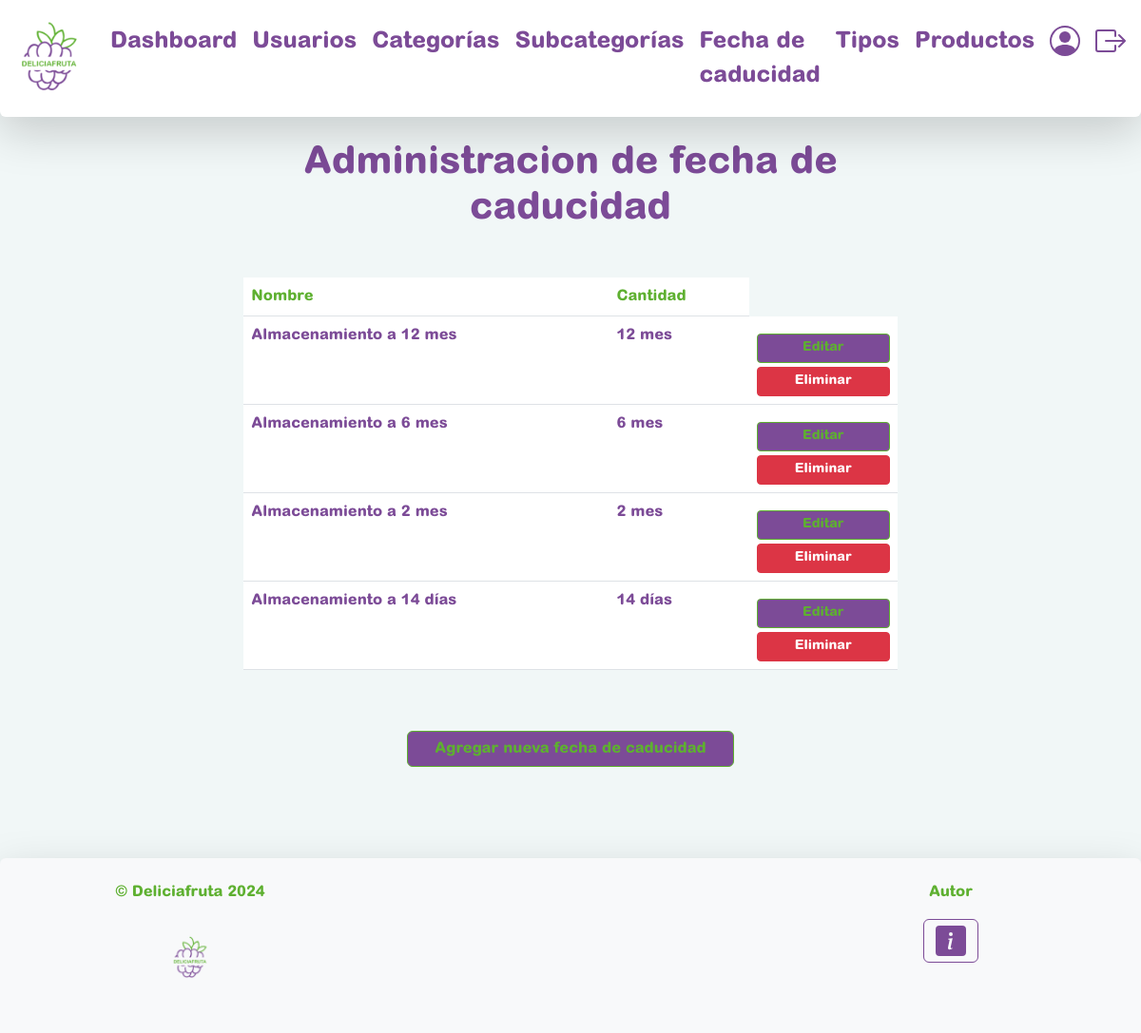
Page /admin/index.php?sec=admin_idoniedad (signed in) on the committed database.
### tables this page shows
CREATE TABLE `idoniedad` (
  `id` int(10) UNSIGNED NOT NULL,
  `nombre_completo` varchar(256) NOT NULL,
  `cantidad` varchar(256) NOT NULL
);

### class/Idoniedad.php (called while the page is built, shortened)
<?php
class Idoniedad
    {
        protected $id;
        protected $nombre_completo;
        protected $cantidad;
        public function catalogo_completo(): array
        {
            $conexion = Conexion::getConexion();
            $query = "SELECT * FROM idoniedad";
            $PDOStatement = $conexion->prepare($query);
            $PDOStatement->setFetchMode(PDO::FETCH_CLASS, self::class);
            $PDOStatement->execute();
            $catalogo = $PDOStatement->fetchAll();
            return $catalogo;
        }
        public function getId()
        {
            return $this->id;
        }
        public function getNombreCompleto()
        {
            return $this->nombre_completo;
        }
        public function getCantidad()
        {
            return $this->cantidad;
        }
    }

### admin/views/admin_idoniedad.php (the view, shortened to what this page needs)
<?php
    $idoniedades = (new Idoniedad())->catalogo_completo();
?>
<div class="container my-5">
    <div class="row justify-content-center">
        <div class="col-md-8">
            <h1 class="text-center mb-5 fw-bold">Administracion de fecha de caducidad</h1>
            <div class="row mb-5 d-flex align-items-center">
                <table class="table">
                    <thead>
                        <tr>
                            <th scope="col"><strong>Nombre</strong></th>
                            <th scope="col"><strong>Cantidad</strong></th>
                        </tr>
                    </thead>
                    <tbody>
                        <?php foreach ($idoniedades as $idoniedad) { ?>
                        <tr>
                            <td><strong class="strong"><?= $idoniedad->getNombreCompleto() ?> </strong></td>
                            <td><strong class="strong"><?= $idoniedad->getCantidad() ?> </strong></td>
                            <td>
                                <a href="index.php?sec=edit_idoniedad&id=<?= $idoniedad->getId() ?>" class="d-block btn btn-sm btn-primary mb-1">Editar</a>
                                <a href="index.php?sec=delete_idoniedad&id=<?= $idoniedad->getId() ?>" class="d-block btn btn-sm btn-danger">Eliminar</a>
                            </td>
                        </tr>
                        <?php } ?>
                    </tbody>
                </table>
                <a href="index.php?sec=add_idoniedad" class="btn btn-primary mt-5 w-50">Agregar nueva fecha de caducidad</a>
            </div>
        </div>
    </div>
</div>

### css/estilos.css (style rules this page uses)
* { color: rgb(124, 75, 151); font-family: "Arial Rounded MT Std Extra Bold"; font-weight: bold; }
body { background-color: rgb(241, 247, 247); margin-top: 50px; padding-top: 50px; }
h1, h2, p { color: rgb(124, 75, 151); text-align: center; }
.btn-primary { background-color: rgb(124, 75, 151); color: rgb(94, 176, 48); border-color: rgb(94, 176, 48); }
.row { margin-left: 5px; margin-right: 5px; }
.row { margin-top: 15px; margin-bottom: 15px; }
#form button, .btn-primary { display: block; margin: 0 auto; margin-top: 10px; }

### admin/views/admin_idoniedad.php (style rules this page uses)
.container { margin-top: 25px; margin-bottom: 15px; }
strong { color: rgb(94, 176, 48); }
.strong { color: rgb(124, 75, 151); }

### rows in the picture
idoniedad: nombre_completo "Almacenamiento a 12 mes", cantidad "12 mes"
idoniedad: nombre_completo "Almacenamiento a 6 mes", cantidad "6 mes"
idoniedad: nombre_completo "Almacenamiento a 2 mes", cantidad "2 mes"
idoniedad: nombre_completo "Almacenamiento a 14 días", cantidad "14 días"
